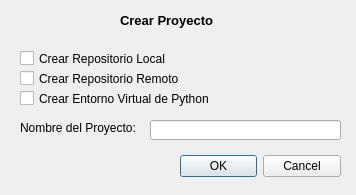
<?xml version="1.0" encoding="UTF-8"?>
<ui version="4.0">
 <class>Dialog_mainWindow</class>
 <widget class="QDialog" name="Dialog_mainWindow">
  <property name="geometry">
   <rect>
    <x>0</x>
    <y>0</y>
    <width>356</width>
    <height>195</height>
   </rect>
  </property>
  <property name="windowTitle">
   <string>Dialog</string>
  </property>
  <widget class="QDialogButtonBox" name="buttonBox_startProject">
   <property name="geometry">
    <rect>
     <x>180</x>
     <y>150</y>
     <width>161</width>
     <height>32</height>
    </rect>
   </property>
   <property name="orientation">
    <enum>Qt::Horizontal</enum>
   </property>
   <property name="standardButtons">
    <set>QDialogButtonBox::Cancel|QDialogButtonBox::Ok</set>
   </property>
  </widget>
  <widget class="QLabel" name="label_mainTitle">
   <property name="geometry">
    <rect>
     <x>120</x>
     <y>10</y>
     <width>121</width>
     <height>21</height>
    </rect>
   </property>
   <property name="font">
    <font>
     <pointsize>10</pointsize>
     <weight>75</weight>
     <italic>false</italic>
     <bold>true</bold>
     <underline>false</underline>
     <strikeout>false</strikeout>
    </font>
   </property>
   <property name="text">
    <string>Crear Proyecto</string>
   </property>
  </widget>
  <widget class="QLabel" name="label_nombreDelProyecto">
   <property name="geometry">
    <rect>
     <x>20</x>
     <y>120</y>
     <width>121</width>
     <height>16</height>
    </rect>
   </property>
   <property name="text">
    <string>Nombre del Proyecto:</string>
   </property>
  </widget>
  <widget class="QCheckBox" name="checkBox_localRepo">
   <property name="geometry">
    <rect>
     <x>20</x>
     <y>50</y>
     <width>151</width>
     <height>17</height>
    </rect>
   </property>
   <property name="text">
    <string>Crear Repositorio Local</string>
   </property>
  </widget>
  <widget class="QLineEdit" name="lineEdit_projectName">
   <property name="geometry">
    <rect>
     <x>150</x>
     <y>120</y>
     <width>191</width>
     <height>20</height>
    </rect>
   </property>
  </widget>
  <widget class="QCheckBox" name="checkBox_remoteRepo">
   <property name="geometry">
    <rect>
     <x>20</x>
     <y>70</y>
     <width>161</width>
     <height>17</height>
    </rect>
   </property>
   <property name="text">
    <string>Crear Repositorio Remoto</string>
   </property>
  </widget>
  <widget class="QCheckBox" name="checkBox_virtualEnv">
   <property name="geometry">
    <rect>
     <x>20</x>
     <y>90</y>
     <width>191</width>
     <height>17</height>
    </rect>
   </property>
   <property name="text">
    <string>Crear Entorno Virtual de Python 3</string>
   </property>
  </widget>
 </widget>
 <resources/>
 <connections>
  <connection>
   <sender>buttonBox_startProject</sender>
   <signal>accepted()</signal>
   <receiver>Dialog_mainWindow</receiver>
   <slot>accept()</slot>
   <hints>
    <hint type="sourcelabel">
     <x>248</x>
     <y>254</y>
    </hint>
    <hint type="destinationlabel">
     <x>157</x>
     <y>274</y>
    </hint>
   </hints>
  </connection>
  <connection>
   <sender>buttonBox_startProject</sender>
   <signal>rejected()</signal>
   <receiver>Dialog_mainWindow</receiver>
   <slot>reject()</slot>
   <hints>
    <hint type="sourcelabel">
     <x>316</x>
     <y>260</y>
    </hint>
    <hint type="destinationlabel">
     <x>286</x>
     <y>274</y>
    </hint>
   </hints>
  </connection>
 </connections>
</ui>
